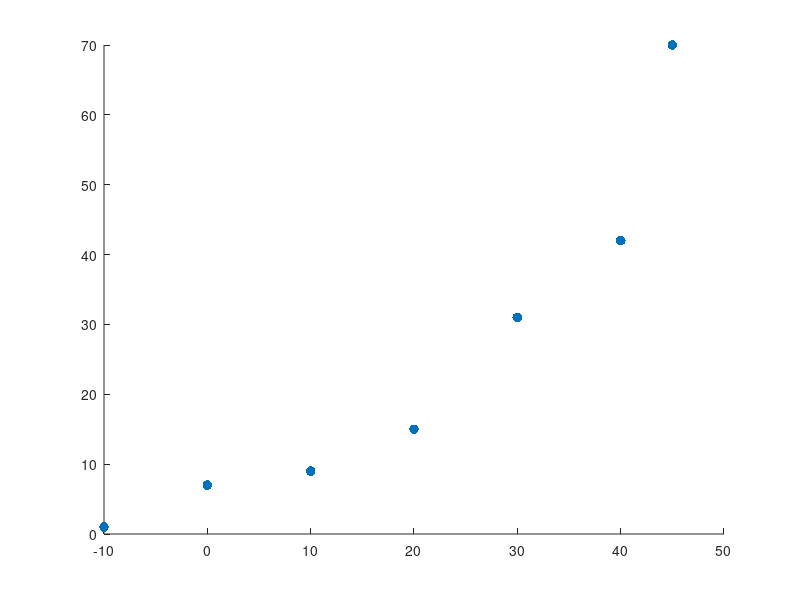

This figure's MATLAB source: (Note: this script raises an error after producing the figure.)
%% ----- TASK 1 -----
% read points from graph
x=[-10; 0; 10; 20; 30; 40; 45];  % temperature
y=[1; 7; 9; 15; 31; 42; 70]; % saturated vapour density
figure
scatter(x,y,50,'red','filled'); % size, color, filled

% fit function through data points
[f fo]=fit(x,y,'poly3'); % 3rd order > cubic function

% get function
formula(f);
coeffnames(f);
cv = coeffvalues(f);
a = cv(1);
b = cv(2);
c = cv(3);
d = cv(4);

syms X
myfun = @(X) a.*X.^3 + b.*X.^2 + c.*X + d;

% plot fitted curve
hold on
fplot(myfun, 'LineWidth', 2, 'Color', 'blue');

%% ----- TASK 2 -----
% functions to calculate values based on user input
function r = relative_humidity(myfun)
    T = input("enter temperature [C]: ");
    AVD = input("enter absolute vapour density [gm^-3]: ");
    % transform T to AVD with myfun
    T_avd = myfun(T);
    % calc result
    r = (AVD / T_avd) * 100;
end

function r = abs_vapour_density(myfun)
    T = input("enter temperature [C]: ");
    RH = input("enter relative humidity: ");
    % transform T to AVD with myfun
    T_avd = myfun(T);
    % calc result
    r = T_avd * RH;
end

function r = temperature(myfun)
    AVD = input("enter absolute vapour density [gm^-3]: ");
    RH = input("enter relative humidity: ");
    % calc result
    r = AVD / RH;%!!!
end

% [[ main ]]
disp("what do you want to calculate?")
disp("- a) relative humidity")
disp("- b) absolute vapour density")
disp("- c) temperature")
usrIn = input("=> ", "s");

if usrIn == "a" 
    res = relative_humidity(myfun);
    fprintf("relative humidity: %d\n", res);
elseif usrIn == "b" 
    res = abs_vapour_density(myfun);
    fprintf("absolute vapour density: %d\n", res);
elseif usrIn == "c" 
    res = temperature(myfun);
    fprintf("temperature: %d\n", res);
else
    disp("please enter a b or c.")
end